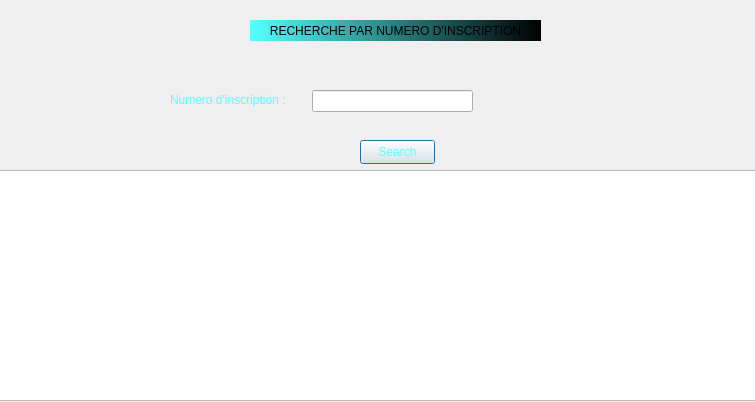
<?xml version="1.0" encoding="UTF-8"?>
<ui version="4.0">
 <class>Dialog</class>
 <widget class="QDialog" name="Dialog">
  <property name="geometry">
   <rect>
    <x>0</x>
    <y>0</y>
    <width>755</width>
    <height>402</height>
   </rect>
  </property>
  <property name="windowTitle">
   <string>Dialog</string>
  </property>
  <property name="styleSheet">
   <string notr="true">QProgressBar:horizontal {
    border: 1px solid #3A3939;
    text-align: center;
    padding: 1px;
    background: #201F1F;
}
QProgressBar::chunk:horizontal {
    background-color: qlineargradient(spread:reflect, x1:1, y1:0.545, x2:1, y2:0, stop:0 rgba(28, 66, 111, 255), stop:1 rgba(37, 87, 146, 255));
}

QToolTip
{
    border: 1px solid #3A3939;
    background-color: rgb(90, 102, 117);;
    color: white;
    padding: 1px;
    opacity: 200;
}

QWidget
{
    color: silver;
    background-color: #302F2F;
    selection-background-color:#3d8ec9;
    selection-color: black;
    background-clip: border;
    border-image: none;
    outline: 0;
}

QWidget:item:hover
{
    background-color: #78879b;
    color: black;
}

QWidget:item:selected
{
    background-color: #3d8ec9;
}

QCheckBox
{
    spacing: 5px;
    outline: none;
    color: #bbb;
    margin-bottom: 2px;
}

QCheckBox:disabled
{
    color: #777777;
}
QCheckBox::indicator,
QGroupBox::indicator
{
    width: 18px;
    height: 18px;
}
QGroupBox::indicator
{
    margin-left: 2px;
}

QCheckBox::indicator:unchecked,
QCheckBox::indicator:unchecked:hover,
QGroupBox::indicator:unchecked,
QGroupBox::indicator:unchecked:hover
{
    image: url(:/dark_blue/img/checkbox_unchecked.png);
}

QCheckBox::indicator:unchecked:focus,
QCheckBox::indicator:unchecked:pressed,
QGroupBox::indicator:unchecked:focus,
QGroupBox::indicator:unchecked:pressed
{
  border: none;
    image: url(:/dark_blue/img/checkbox_unchecked_focus.png);
}

QCheckBox::indicator:checked,
QCheckBox::indicator:checked:hover,
QGroupBox::indicator:checked,
QGroupBox::indicator:checked:hover
{
    image: url(:/dark_blue/img/checkbox_checked.png);
}

QCheckBox::indicator:checked:focus,
QCheckBox::indicator:checked:pressed,
QGroupBox::indicator:checked:focus,
QGroupBox::indicator:checked:pressed
{
  border: none;
    image: url(:/dark_blue/img/checkbox_checked_focus.png);
}

QCheckBox::indicator:indeterminate,
QCheckBox::indicator:indeterminate:hover,
QCheckBox::indicator:indeterminate:pressed
QGroupBox::indicator:indeterminate,
QGroupBox::indicator:indeterminate:hover,
QGroupBox::indicator:indeterminate:pressed
{
    image: url(:/dark_blue/img/checkbox_indeterminate.png);
}

QCheckBox::indicator:indeterminate:focus,
QGroupBox::indicator:indeterminate:focus
{
    image: url(:/dark_blue/img/checkbox_indeterminate_focus.png);
}

QCheckBox::indicator:checked:disabled,
QGroupBox::indicator:checked:disabled
{
    image: url(:/dark_blue/img/checkbox_checked_disabled.png);
}

QCheckBox::indicator:unchecked:disabled,
QGroupBox::indicator:unchecked:disabled
{
    image: url(:/dark_blue/img/checkbox_unchecked_disabled.png);
}

QRadioButton
{
    spacing: 5px;
    outline: none;
    color: #bbb;
    margin-bottom: 2px;
}

QRadioButton:disabled
{
    color: #777777;
}
QRadioButton::indicator
{
    width: 21px;
    height: 21px;
}

QRadioButton::indicator:unchecked,
QRadioButton::indicator:unchecked:hover
{
    image: url(:/dark_blue/img/radio_unchecked.png);
}

QRadioButton::indicator:unchecked:focus,
QRadioButton::indicator:unchecked:pressed
{
  border: none;
  outline: none;
    image: url(:/dark_blue/img/radio_unchecked_focus.png);
}

QRadioButton::indicator:checked,
QRadioButton::indicator:checked:hover
{
  border: none;
  outline: none;
    image: url(:/dark_blue/img/radio_checked.png);
}

QRadioButton::indicator:checked:focus,
QRadioButton::indicato::menu-arrowr:checked:pressed
{
  border: none;
  outline: none;
    image: url(:/dark_blue/img/radio_checked_focus.png);
}

QRadioButton::indicator:indeterminate,
QRadioButton::indicator:indeterminate:hover,
QRadioButton::indicator:indeterminate:pressed
{
        image: url(:/dark_blue/img/radio_indeterminate.png);
}

QRadioButton::indicator:checked:disabled
{
  outline: none;
  image: url(:/dark_blue/img/radio_checked_disabled.png);
}

QRadioButton::indicator:unchecked:disabled
{
    image: url(:/dark_blue/img/radio_unchecked_disabled.png);
}


QMenuBar
{
    background-color: #302F2F;
    color: silver;
}

QMenuBar::item
{
    background: transparent;
}

QMenuBar::item:selected
{
    background: transparent;
    border: 1px solid #3A3939;
}

QMenuBar::item:pressed
{
    border: 1px solid #3A3939;
    background-color: #3d8ec9;
    color: black;
    margin-bottom:-1px;
    padding-bottom:1px;
}

QMenu
{
    border: 1px solid #3A3939;
    color: silver;
    margin: 1px;
}

QMenu::icon
{
    margin: 1px;
}

QMenu::item
{
    padding: 2px 2px 2px 25px;
    margin-left: 5px;
    border: 1px solid transparent; /* reserve space for selection border */
}

QMenu::item:selected
{
    color: black;
}

QMenu::separator {
    height: 2px;
    background: lightblue;
    margin-left: 10px;
    margin-right: 5px;
}

QMenu::indicator {
    width: 16px;
    height: 16px;
}

/* non-exclusive indicator = check box style indicator
   (see QActionGroup::setExclusive) */
QMenu::indicator:non-exclusive:unchecked {
    image: url(:/dark_blue/img/checkbox_unchecked.png);
}

QMenu::indicator:non-exclusive:unchecked:selected {
    image: url(:/dark_blue/img/checkbox_unchecked_disabled.png);
}

QMenu::indicator:non-exclusive:checked {
    image: url(:/dark_blue/img/checkbox_checked.png);
}

QMenu::indicator:non-exclusive:checked:selected {
    image: url(:/dark_blue/img/checkbox_checked_disabled.png);
}

/* exclusive indicator = radio button style indicator (see QActionGroup::setExclusive) */
QMenu::indicator:exclusive:unchecked {
    image: url(:/dark_blue/img/radio_unchecked.png);
}

QMenu::indicator:exclusive:unchecked:selected {
    image: url(:/dark_blue/img/radio_unchecked_disabled.png);
}

QMenu::indicator:exclusive:checked {
    image: url(:/dark_blue/img/radio_checked.png);
}

QMenu::indicator:exclusive:checked:selected {
    image: url(:/dark_blue/img/radio_checked_disabled.png);
}

QMenu::right-arrow {
    margin: 5px;
    image: url(:/dark_blue/img/right_arrow.png)
}


QWidget:disabled
{
    color: #808080;
    background-color: #302F2F;
}

QAbstractItemView
{
    alternate-background-color: #3A3939;
    color: silver;
    border: 1px solid 3A3939;
    border-radius: 2px;
    padding: 1px;
}

QWidget:focus, QMenuBar:focus
{
    border: 1px solid #78879b;
}

QTabWidget:focus, QCheckBox:focus, QRadioButton:focus, QSlider:focus
{
    border: none;
}

QLineEdit
{
    background-color: #201F1F;
    padding: 2px;
    border-style: solid;
    border: 1px solid #3A3939;
    border-radius: 2px;
    color: silver;
}

QGroupBox {
    border:1px solid #3A3939;
    border-radius: 2px;
    margin-top: 20px;
    background-color: #302F2F;
    color: silver;
}

QGroupBox::title {
    subcontrol-origin: margin;
    subcontrol-position: top center;
    padding-left: 10px;
    padding-right: 10px;
    padding-top: 10px;
}

QAbstractScrollArea
{
    border-radius: 2px;
    border: 1px solid #3A3939;
    background-color: transparent;
}

QScrollBar:horizontal
{
    height: 15px;
    margin: 3px 15px 3px 15px;
    border: 1px transparent #2A2929;
    border-radius: 4px;
    background-color: #2A2929;
}

QScrollBar::handle:horizontal
{
    background-color: #605F5F;
    min-width: 5px;
    border-radius: 4px;
}

QScrollBar::add-line:horizontal
{
    margin: 0px 3px 0px 3px;
    border-image: url(:/dark_blue/img/right_arrow_disabled.png);
    width: 10px;
    height: 10px;
    subcontrol-position: right;
    subcontrol-origin: margin;
}

QScrollBar::sub-line:horizontal
{
    margin: 0px 3px 0px 3px;
    border-image: url(:/dark_blue/img/left_arrow_disabled.png);
    height: 10px;
    width: 10px;
    subcontrol-position: left;
    subcontrol-origin: margin;
}

QScrollBar::add-line:horizontal:hover,QScrollBar::add-line:horizontal:on
{
    border-image: url(:/dark_blue/img/right_arrow.png);
    height: 10px;
    width: 10px;
    subcontrol-position: right;
    subcontrol-origin: margin;
}


QScrollBar::sub-line:horizontal:hover, QScrollBar::sub-line:horizontal:on
{
    border-image: url(:/dark_blue/img/left_arrow.png);
    height: 10px;
    width: 10px;
    subcontrol-position: left;
    subcontrol-origin: margin;
}

QScrollBar::up-arrow:horizontal, QScrollBar::down-arrow:horizontal
{
    background: none;
}


QScrollBar::add-page:horizontal, QScrollBar::sub-page:horizontal
{
    background: none;
}

QScrollBar:vertical
{
    background-color: #2A2929;
    width: 15px;
    margin: 15px 3px 15px 3px;
    border: 1px transparent #2A2929;
    border-radius: 4px;
}

QScrollBar::handle:vertical
{
    background-color: #605F5F;
    min-height: 5px;
    border-radius: 4px;
}

QScrollBar::sub-line:vertical
{
    margin: 3px 0px 3px 0px;
    border-image: url(:/dark_blue/img/up_arrow_disabled.png);
    height: 10px;
    width: 10px;
    subcontrol-position: top;
    subcontrol-origin: margin;
}

QScrollBar::add-line:vertical
{
    margin: 3px 0px 3px 0px;
    border-image: url(:/dark_blue/img/down_arrow_disabled.png);
    height: 10px;
    width: 10px;
    subcontrol-position: bottom;
    subcontrol-origin: margin;
}

QScrollBar::sub-line:vertical:hover,QScrollBar::sub-line:vertical:on
{

    border-image: url(:/dark_blue/img/up_arrow.png);
    height: 10px;
    width: 10px;
    subcontrol-position: top;
    subcontrol-origin: margin;
}


QScrollBar::add-line:vertical:hover, QScrollBar::add-line:vertical:on
{
    border-image: url(:/dark_blue/img/down_arrow.png);
    height: 10px;
    width: 10px;
    subcontrol-position: bottom;
    subcontrol-origin: margin;
}

QScrollBar::up-arrow:vertical, QScrollBar::down-arrow:vertical
{
    background: none;
}


QScrollBar::add-page:vertical, QScrollBar::sub-page:vertical
{
    background: none;
}

QTextEdit
{
    background-color: #201F1F;
    color: silver;
    border: 1px solid #3A3939;
}

QPlainTextEdit
{
    background-color: #201F1F;;
    color: silver;
    border-radius: 2px;
    border: 1px solid #3A3939;
}

QHeaderView::section
{
    background-color: #3A3939;
    color: silver;
    padding-left: 4px;
    border: 1px solid #6c6c6c;
}

QSizeGrip {
    image: url(:/dark_blue/img/sizegrip.png);
    width: 12px;
    height: 12px;
}

QMainWindow
{
    background-color: #302F2F;

}

QMainWindow::separator
{
    background-color: #302F2F;
    color: white;
    padding-left: 4px;
    spacing: 2px;
    border: 1px dashed #3A3939;
}

QMainWindow::separator:hover
{

    background-color: #787876;
    color: white;
    padding-left: 4px;
    border: 1px solid #3A3939;
    spacing: 2px;
}


QMenu::separator
{
    height: 1px;
    background-color: #3A3939;
    color: white;
    padding-left: 4px;
    margin-left: 10px;
    margin-right: 5px;
}


QFrame
{
    border-radius: 2px;
    border: 1px solid #444;
}

QFrame[frameShape=&quot;0&quot;]
{
    border-radius: 2px;
    border: 1px transparent #444;
}

QStackedWidget
{
    background-color: #302F2F;
    border: 1px transparent black;
}

QToolBar {
    border: 1px transparent #393838;
    background: 1px solid #302F2F;
    font-weight: bold;
}

QToolBar::handle:horizontal {
    image: url(:/dark_blue/img/Hmovetoolbar.png);
}
QToolBar::handle:vertical {
    image: url(:/dark_blue/img/Vmovetoolbar.png);
}
QToolBar::separator:horizontal {
    image: url(:/dark_blue/img/Hsepartoolbar.png);
}
QToolBar::separator:vertical {
    image: url(:/dark_blue/img/Vsepartoolbars.png);
}

QPushButton
{
    color: silver;
    background-color: #302F2F;
    border-width: 2px;
    border-color: #4A4949;
    border-style: solid;
    padding-top: 2px;
    padding-bottom: 2px;
    padding-left: 10px;
    padding-right: 10px;
    border-radius: 4px;
    /* outline: none; */
    /* min-width: 40px; */
}

QPushButton:disabled
{
    background-color: #302F2F;
    border-width: 2px;
    border-color: #3A3939;
    border-style: solid;
    padding-top: 2px;
    padding-bottom: 2px;
    padding-left: 10px;
    padding-right: 10px;
    /*border-radius: 2px;*/
    color: #808080;
}

QPushButton:focus {
    background-color: #3d8ec9;
    color: white;
}

QComboBox
{
    selection-background-color: #3d8ec9;
    background-color: #201F1F;
    border-style: solid;
    border: 1px solid #3A3939;
    border-radius: 2px;
    padding: 2px;
    min-width: 75px;
}

QPushButton:checked{
    background-color: #4A4949;
    border-color: #6A6969;
}

QPushButton:hover {
    border: 2px solid #78879b;
    color: silver;
}

QComboBox:hover, QAbstractSpinBox:hover,QLineEdit:hover,QTextEdit:hover,QPlainTextEdit:hover,QAbstractView:hover,QTreeView:hover
{
    border: 1px solid #78879b;
    color: silver;
}

QComboBox:on
{
    background-color: #626873;
    padding-top: 3px;
    padding-left: 4px;
    selection-background-color: #4a4a4a;
}

QComboBox QAbstractItemView
{
    background-color: #201F1F;
    border-radius: 2px;
    border: 1px solid #444;
    selection-background-color: #3d8ec9;
    color: silver;
}

QComboBox::drop-down
{
    subcontrol-origin: padding;
    subcontrol-position: top right;
    width: 15px;

    border-left-width: 0px;
    border-left-color: darkgray;
    border-left-style: solid;
    border-top-right-radius: 3px;
    border-bottom-right-radius: 3px;
}

QComboBox::down-arrow
{
    image: url(:/dark_blue/img/down_arrow_disabled.png);
}

QComboBox::down-arrow:on, QComboBox::down-arrow:hover,
QComboBox::down-arrow:focus
{
    image: url(:/dark_blue/img/down_arrow.png);
}

QPushButton:pressed
{
    background-color: #484846;
}

QAbstractSpinBox {
    padding-top: 2px;
    padding-bottom: 2px;
    border: 1px solid #3A3939;
    background-color: #201F1F;
    color: silver;
    border-radius: 2px;
    min-width: 75px;
}

QAbstractSpinBox:up-button
{
    background-color: transparent;
    subcontrol-origin: border;
    subcontrol-position: top right;
}

QAbstractSpinBox:down-button
{
    background-color: transparent;
    subcontrol-origin: border;
    subcontrol-position: bottom right;
}

QAbstractSpinBox::up-arrow,QAbstractSpinBox::up-arrow:disabled,QAbstractSpinBox::up-arrow:off {
    image: url(:/dark_blue/img/up_arrow_disabled.png);
    width: 10px;
    height: 10px;
}
QAbstractSpinBox::up-arrow:hover
{
    image: url(:/dark_blue/img/up_arrow.png);
}


QAbstractSpinBox::down-arrow,QAbstractSpinBox::down-arrow:disabled,QAbstractSpinBox::down-arrow:off
{
    image: url(:/dark_blue/img/down_arrow_disabled.png);
    width: 10px;
    height: 10px;
}
QAbstractSpinBox::down-arrow:hover
{
    image: url(:/dark_blue/img/down_arrow.png);
}


QLabel
{
    border: 0px solid black;
}

QTabWidget{
    border: 1px transparent black;
}

QTabWidget::pane {
    border: 1px solid #444;
    border-radius: 3px;
    padding: 3px;
}

QTabBar
{
    qproperty-drawBase: 0;
    left: 5px; /* move to the right by 5px */
}

QTabBar:focus
{
    border: 0px transparent black;
}

QTabBar::close-button  {
    image: url(:/dark_blue/img/close.png);
    background: transparent;
}

QTabBar::close-button:hover
{
    image: url(:/dark_blue/img/close-hover.png);
    background: transparent;
}

QTabBar::close-button:pressed {
    image: url(:/dark_blue/img/close-pressed.png);
    background: transparent;
}

/* TOP TABS */
QTabBar::tab:top {
    color: #b1b1b1;
    border: 1px solid #4A4949;
    border-bottom: 1px transparent black;
    background-color: #302F2F;
    padding: 5px;
    border-top-left-radius: 2px;
    border-top-right-radius: 2px;
}

QTabBar::tab:top:!selected
{
    color: #b1b1b1;
    background-color: #201F1F;
    border: 1px transparent #4A4949;
    border-bottom: 1px transparent #4A4949;
    border-top-left-radius: 0px;
    border-top-right-radius: 0px;
}

QTabBar::tab:top:!selected:hover {
    background-color: #48576b;
}

/* BOTTOM TABS */
QTabBar::tab:bottom {
    color: #b1b1b1;
    border: 1px solid #4A4949;
    border-top: 1px transparent black;
    background-color: #302F2F;
    padding: 5px;
    border-bottom-left-radius: 2px;
    border-bottom-right-radius: 2px;
}

QTabBar::tab:bottom:!selected
{
    color: #b1b1b1;
    background-color: #201F1F;
    border: 1px transparent #4A4949;
    border-top: 1px transparent #4A4949;
    border-bottom-left-radius: 0px;
    border-bottom-right-radius: 0px;
}

QTabBar::tab:bottom:!selected:hover {
    background-color: #78879b;
}

/* LEFT TABS */
QTabBar::tab:left {
    color: #b1b1b1;
    border: 1px solid #4A4949;
    border-left: 1px transparent black;
    background-color: #302F2F;
    padding: 5px;
    border-top-right-radius: 2px;
    border-bottom-right-radius: 2px;
}

QTabBar::tab:left:!selected
{
    color: #b1b1b1;
    background-color: #201F1F;
    border: 1px transparent #4A4949;
    border-right: 1px transparent #4A4949;
    border-top-right-radius: 0px;
    border-bottom-right-radius: 0px;
}

QTabBar::tab:left:!selected:hover {
    background-color: #48576b;
}


/* RIGHT TABS */
QTabBar::tab:right {
    color: #b1b1b1;
    border: 1px solid #4A4949;
    border-right: 1px transparent black;
    background-color: #302F2F;
    padding: 5px;
    border-top-left-radius: 2px;
    border-bottom-left-radius: 2px;
}

QTabBar::tab:right:!selected
{
    color: #b1b1b1;
    background-color: #201F1F;
    border: 1px transparent #4A4949;
    border-right: 1px transparent #4A4949;
    border-top-left-radius: 0px;
    border-bottom-left-radius: 0px;
}

QTabBar::tab:right:!selected:hover {
    background-color: #48576b;
}

QTabBar QToolButton::right-arrow:enabled {
     image: url(:/dark_blue/img/right_arrow.png);
 }

 QTabBar QToolButton::left-arrow:enabled {
     image: url(:/dark_blue/img/left_arrow.png);
 }

QTabBar QToolButton::right-arrow:disabled {
     image: url(:/dark_blue/img/right_arrow_disabled.png);
 }

 QTabBar QToolButton::left-arrow:disabled {
     image: url(:/dark_blue/img/left_arrow_disabled.png);
 }


QDockWidget {
    border: 1px solid #403F3F;
    titlebar-close-icon: url(:/dark_blue/img/close.png);
    titlebar-normal-icon: url(:/dark_blue/img/undock.png);
}

QDockWidget::close-button, QDockWidget::float-button {
    border: 1px solid transparent;
    border-radius: 2px;
    background: transparent;
}

QDockWidget::close-button:hover, QDockWidget::float-button:hover {
    background: rgba(255, 255, 255, 10);
}

QDockWidget::close-button:pressed, QDockWidget::float-button:pressed {
    padding: 1px -1px -1px 1px;
    background: rgba(255, 255, 255, 10);
}

QTreeView, QListView, QTextBrowser, AtLineEdit, AtLineEdit::hover {
    border: 1px solid #444;
    background-color: silver;
    border-radius: 3px;
    margin-left: 3px;
    color: black;
}

QTreeView:branch:selected, QTreeView:branch:hover {
    background: url(:/dark_blue/img/transparent.png);
}

QTreeView::branch:has-siblings:!adjoins-item {
    border-image: url(:/dark_blue/img/transparent.png);
}

QTreeView::branch:has-siblings:adjoins-item {
    border-image: url(:/dark_blue/img/transparent.png);
}

QTreeView::branch:!has-children:!has-siblings:adjoins-item {
    border-image: url(:/dark_blue/img/transparent.png);
}

QTreeView::branch:has-children:!has-siblings:closed,
QTreeView::branch:closed:has-children:has-siblings {
    image: url(:/dark_blue/img/branch_closed.png);
}

QTreeView::branch:open:has-children:!has-siblings,
QTreeView::branch:open:has-children:has-siblings  {
    image: url(:/dark_blue/img/branch_open.png);
}

QTreeView::branch:has-children:!has-siblings:closed:hover,
QTreeView::branch:closed:has-children:has-siblings:hover {
    image: url(:/dark_blue/img/branch_closed-on.png);
    }

QTreeView::branch:open:has-children:!has-siblings:hover,
QTreeView::branch:open:has-children:has-siblings:hover  {
    image: url(:/dark_blue/img/branch_open-on.png);
    }

QListView::item:!selected:hover, QListView::item:!selected:hover, QTreeView::item:!selected:hover  {
    background: rgba(0, 0, 0, 0);
    outline: 0;
    color: #FFFFFF
}

QListView::item:selected:hover, QListView::item:selected:hover, QTreeView::item:selected:hover  {
    background: #3d8ec9;
    color: #FFFFFF;
}

QSlider::groove:horizontal {
    border: 1px solid #3A3939;
    height: 8px;
    background: #201F1F;
    margin: 2px 0;
    border-radius: 2px;
}

QSlider::handle:horizontal {
    background: QLinearGradient( x1: 0, y1: 0, x2: 0, y2: 1,
      stop: 0.0 silver, stop: 0.2 #a8a8a8, stop: 1 #727272);
    border: 1px solid #3A3939;
    width: 14px;
    height: 14px;
    margin: -4px 0;
    border-radius: 2px;
}

QSlider::groove:vertical {
    border: 1px solid #3A3939;
    width: 8px;
    background: #201F1F;
    margin: 0 0px;
    border-radius: 2px;
}

QSlider::handle:vertical {
    background: QLinearGradient( x1: 0, y1: 0, x2: 0, y2: 1, stop: 0.0 silver,
    stop: 0.2 #a8a8a8, stop: 1 #727272);
    border: 1px solid #3A3939;
    width: 14px;
    height: 14px;
    margin: 0 -4px;
    border-radius: 2px;
}

QToolButton {
    /*  background-color: transparent; */
    border: 2px transparent #4A4949;
    border-radius: 4px;
    background-color: dimgray;
    margin: 2px;
    padding: 2px;
}

QToolButton[popupMode=&quot;1&quot;] { /* only for MenuButtonPopup */
 padding-right: 20px; /* make way for the popup button */
 border: 2px transparent #4A4949;
 border-radius: 4px;
}

QToolButton[popupMode=&quot;2&quot;] { /* only for InstantPopup */
 padding-right: 10px; /* make way for the popup button */
 border: 2px transparent #4A4949;
}


QToolButton:hover, QToolButton::menu-button:hover {
    border: 2px solid #78879b;
}

QToolButton:checked, QToolButton:pressed,
    QToolButton::menu-button:pressed {
    background-color: #4A4949;
    border: 2px solid #78879b;
}

/* the subcontrol below is used only in the InstantPopup or DelayedPopup mode */
QToolButton::menu-indicator {
    image: url(:/dark_blue/img/down_arrow.png);
    top: -7px; left: -2px; /* shift it a bit */
}

/* the subcontrols below are used only in the MenuButtonPopup mode */
QToolButton::menu-button {
    border: 1px transparent #4A4949;
    border-top-right-radius: 6px;
    border-bottom-right-radius: 6px;
    /* 16px width + 4px for border = 20px allocated above */
    width: 16px;
    outline: none;
}

QToolButton::menu-arrow {
    image: url(:/dark_blue/img/down_arrow.png);
}

QToolButton::menu-arrow:open {
    top: 1px; left: 1px; /* shift it a bit */
    border: 1px solid #3A3939;
}

QPushButton::menu-indicator  {
    subcontrol-origin: padding;
    subcontrol-position: bottom right;
    left: 4px;
}

QTableView
{
    border: 1px solid #444;
    gridline-color: #6c6c6c;
    background-color: #201F1F;
}


QTableView, QHeaderView
{
    border-radius: 0px;
}

QTableView::item:pressed, QListView::item:pressed, QTreeView::item:pressed  {
    background: #78879b;
    color: #FFFFFF;
}

QTableView::item:selected:active, QTreeView::item:selected:active, QListView::item:selected:active  {
    background: #3d8ec9;
    color: #FFFFFF;
}


QHeaderView
{
    border: 1px transparent;
    border-radius: 2px;
    margin: 0px;
    padding: 0px;
}

QHeaderView::section  {
    background-color: #3A3939;
    color: silver;
    padding: 4px;
    border: 1px solid #6c6c6c;
    border-radius: 0px;
    text-align: center;
}

QHeaderView::section::vertical::first, QHeaderView::section::vertical::only-one
{
    border-top: 1px solid #6c6c6c;
}

QHeaderView::section::vertical
{
    border-top: transparent;
}

QHeaderView::section::horizontal::first, QHeaderView::section::horizontal::only-one
{
    border-left: 1px solid #6c6c6c;
}

QHeaderView::section::horizontal
{
    border-left: transparent;
}


QHeaderView::section:checked
 {
    color: white;
    background-color: #5A5959;
 }

 /* style the sort indicator */
QHeaderView::down-arrow {
    image: url(:/dark_blue/img/down_arrow.png);
}

QHeaderView::up-arrow {
    image: url(:/dark_blue/img/up_arrow.png);
}


QTableCornerButton::section {
    background-color: #3A3939;
    border: 1px solid #3A3939;
    border-radius: 2px;
}

QToolBox  {
    padding: 3px;
    border: 1px transparent black;
}

QToolBox::tab {
    color: #b1b1b1;
    background-color: #302F2F;
    border: 1px solid #4A4949;
    border-bottom: 1px transparent #302F2F;
    border-top-left-radius: 5px;
    border-top-right-radius: 5px;
}

 QToolBox::tab:selected { /* italicize selected tabs */
    font: italic;
    background-color: #302F2F;
    border-color: #3d8ec9;
 }

QStatusBar::item {
    border: 1px solid #3A3939;
    border-radius: 2px;
 }


QFrame[height=&quot;3&quot;], QFrame[width=&quot;3&quot;] {
    background-color: #AAA;
}


QSplitter::handle {
    border: 1px dashed #3A3939;
}

QSplitter::handle:hover {
    background-color: #787876;
    border: 1px solid #3A3939;
}

QSplitter::handle:horizontal {
    width: 1px;
}

QSplitter::handle:vertical {
    height: 1px;
}

QListWidget {
    background-color: silver;
    border-radius: 5px;
    margin-left: 5px;
}

QListWidget::item {
    color: black;
}

QMessageBox {
    messagebox-critical-icon	: url(:/dark_blue/img/critical.png);
    messagebox-information-icon	: url(:/dark_blue/img/information.png);
    messagebox-question-icon	: url(:/dark_blue/img/question.png);
    messagebox-warning-icon:    : url(:/dark_blue/img/warning.png);
}

ColorButton::enabled {
    border-radius: 0px;
    border: 1px solid #444444;
}

ColorButton::disabled {
    border-radius: 0px;
    border: 1px solid #AAAAAA;
}</string>
  </property>
  <widget class="QTableView" name="tableView">
   <property name="geometry">
    <rect>
     <x>-5</x>
     <y>170</y>
     <width>761</width>
     <height>231</height>
    </rect>
   </property>
   <property name="styleSheet">
    <string notr="true"/>
   </property>
  </widget>
  <widget class="QLabel" name="label">
   <property name="geometry">
    <rect>
     <x>250</x>
     <y>20</y>
     <width>291</width>
     <height>21</height>
    </rect>
   </property>
   <property name="styleSheet">
    <string notr="true">background-color: qlineargradient(spread:pad, x1:0, y1:0, x2:1, y2:0, stop:0 rgba(85, 255, 255, 255), stop:1 rgba(0, 0, 0, 255));</string>
   </property>
   <property name="text">
    <string>RECHERCHE PAR NUMERO D'INSCRIPTION</string>
   </property>
   <property name="alignment">
    <set>Qt::AlignCenter</set>
   </property>
  </widget>
  <widget class="QLineEdit" name="lineEdit">
   <property name="geometry">
    <rect>
     <x>312</x>
     <y>90</y>
     <width>161</width>
     <height>22</height>
    </rect>
   </property>
   <property name="styleSheet">
    <string notr="true"/>
   </property>
   <property name="text">
    <string/>
   </property>
  </widget>
  <widget class="QLabel" name="label_2">
   <property name="geometry">
    <rect>
     <x>170</x>
     <y>90</y>
     <width>141</width>
     <height>20</height>
    </rect>
   </property>
   <property name="styleSheet">
    <string notr="true">color: rgb(85, 255, 255);</string>
   </property>
   <property name="text">
    <string>Numero d'inscription :</string>
   </property>
  </widget>
  <widget class="QPushButton" name="pushButton">
   <property name="geometry">
    <rect>
     <x>360</x>
     <y>140</y>
     <width>75</width>
     <height>24</height>
    </rect>
   </property>
   <property name="styleSheet">
    <string notr="true">color: rgb(85, 255, 255);</string>
   </property>
   <property name="text">
    <string>Search</string>
   </property>
  </widget>
 </widget>
 <resources/>
 <connections/>
</ui>
